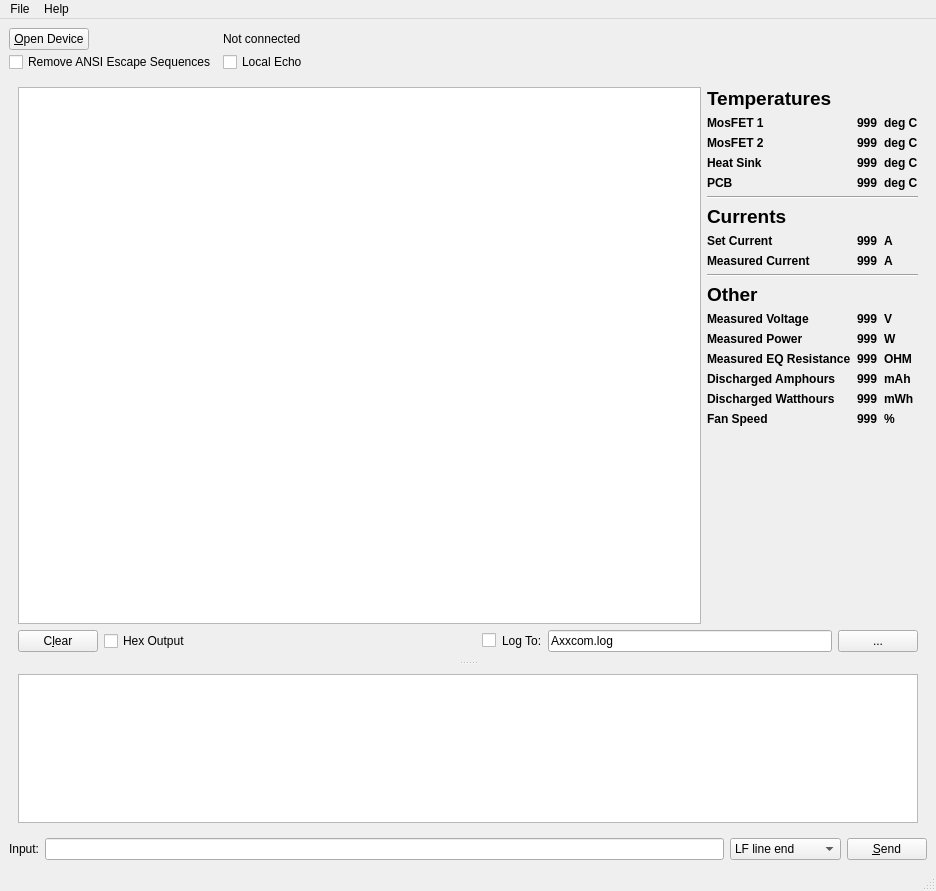
<?xml version="1.0" encoding="UTF-8"?>
<ui version="4.0">
 <class>MainWindow</class>
 <widget class="QMainWindow" name="MainWindow">
  <property name="geometry">
   <rect>
    <x>0</x>
    <y>0</y>
    <width>936</width>
    <height>891</height>
   </rect>
  </property>
  <property name="contextMenuPolicy">
   <enum>Qt::DefaultContextMenu</enum>
  </property>
  <property name="windowTitle">
   <string>Axxcom</string>
  </property>
  <property name="windowIcon">
   <iconset>
    <normaloff>:/icons/32x32/Axxcom.png</normaloff>:/icons/32x32/Axxcom.png</iconset>
  </property>
  <property name="iconSize">
   <size>
    <width>32</width>
    <height>32</height>
   </size>
  </property>
  <widget class="QWidget" name="centralwidget">
   <layout class="QVBoxLayout" name="verticalLayout">
    <item>
     <layout class="QGridLayout" name="gridLayout">
      <property name="leftMargin">
       <number>0</number>
      </property>
      <property name="horizontalSpacing">
       <number>6</number>
      </property>
      <property name="verticalSpacing">
       <number>2</number>
      </property>
      <item row="1" column="1">
       <widget class="QCheckBox" name="echo_input">
        <property name="toolTip">
         <string>Put any input in the output window automatically.</string>
        </property>
        <property name="text">
         <string>Local Echo</string>
        </property>
       </widget>
      </item>
      <item row="0" column="0">
       <widget class="QPushButton" name="btn_open">
        <property name="sizePolicy">
         <sizepolicy hsizetype="Fixed" vsizetype="Fixed">
          <horstretch>0</horstretch>
          <verstretch>0</verstretch>
         </sizepolicy>
        </property>
        <property name="text">
         <string>&amp;Open Device</string>
        </property>
       </widget>
      </item>
      <item row="1" column="0">
       <widget class="QCheckBox" name="remove_escape">
        <property name="toolTip">
         <string>Remove ANSI escape sequences in the output and log.</string>
        </property>
        <property name="text">
         <string>Remove ANSI Escape Sequences</string>
        </property>
       </widget>
      </item>
      <item row="0" column="1">
       <widget class="QLabel" name="serial_str">
        <property name="text">
         <string>Not connected</string>
        </property>
       </widget>
      </item>
     </layout>
    </item>
    <item>
     <widget class="QSplitter" name="splitter">
      <property name="orientation">
       <enum>Qt::Vertical</enum>
      </property>
      <widget class="QFrame" name="frame">
       <property name="frameShape">
        <enum>QFrame::NoFrame</enum>
       </property>
       <property name="frameShadow">
        <enum>QFrame::Plain</enum>
       </property>
       <property name="lineWidth">
        <number>0</number>
       </property>
       <layout class="QGridLayout" name="gridLayout_3">
        <item row="1" column="0">
         <layout class="QHBoxLayout" name="horizontalLayout_4">
          <property name="sizeConstraint">
           <enum>QLayout::SetDefaultConstraint</enum>
          </property>
          <item>
           <widget class="QPlainTextEdit" name="log">
            <property name="sizePolicy">
             <sizepolicy hsizetype="Expanding" vsizetype="Expanding">
              <horstretch>0</horstretch>
              <verstretch>0</verstretch>
             </sizepolicy>
            </property>
            <property name="minimumSize">
             <size>
              <width>300</width>
              <height>0</height>
             </size>
            </property>
            <property name="font">
             <font>
              <family>Monospac821 BT</family>
             </font>
            </property>
            <property name="acceptDrops">
             <bool>false</bool>
            </property>
            <property name="toolTip">
             <string>Output log.</string>
            </property>
            <property name="readOnly">
             <bool>true</bool>
            </property>
           </widget>
          </item>
          <item>
           <layout class="QGridLayout" name="gridLayout_4">
            <property name="leftMargin">
             <number>0</number>
            </property>
            <property name="topMargin">
             <number>0</number>
            </property>
            <item row="12" column="2">
             <widget class="QLabel" name="label_25">
              <property name="font">
               <font>
                <weight>75</weight>
                <bold>true</bold>
               </font>
              </property>
              <property name="text">
               <string>W</string>
              </property>
             </widget>
            </item>
            <item row="8" column="1">
             <widget class="QLabel" name="measuredcurrent_label">
              <property name="font">
               <font>
                <weight>75</weight>
                <bold>true</bold>
               </font>
              </property>
              <property name="text">
               <string>999</string>
              </property>
             </widget>
            </item>
            <item row="15" column="2">
             <widget class="QLabel" name="label_29">
              <property name="font">
               <font>
                <weight>75</weight>
                <bold>true</bold>
               </font>
              </property>
              <property name="text">
               <string>mWh</string>
              </property>
             </widget>
            </item>
            <item row="6" column="0">
             <widget class="QLabel" name="label_16">
              <property name="font">
               <font>
                <pointsize>14</pointsize>
                <weight>75</weight>
                <bold>true</bold>
               </font>
              </property>
              <property name="text">
               <string>Currents</string>
              </property>
             </widget>
            </item>
            <item row="14" column="1">
             <widget class="QLabel" name="discharged_ah_label">
              <property name="font">
               <font>
                <weight>75</weight>
                <bold>true</bold>
               </font>
              </property>
              <property name="text">
               <string>999</string>
              </property>
             </widget>
            </item>
            <item row="7" column="2">
             <widget class="QLabel" name="label_20">
              <property name="font">
               <font>
                <weight>75</weight>
                <bold>true</bold>
               </font>
              </property>
              <property name="text">
               <string>A</string>
              </property>
             </widget>
            </item>
            <item row="16" column="0">
             <widget class="QLabel" name="label_11">
              <property name="font">
               <font>
                <weight>75</weight>
                <bold>true</bold>
               </font>
              </property>
              <property name="text">
               <string>Fan Speed</string>
              </property>
             </widget>
            </item>
            <item row="14" column="0">
             <widget class="QLabel" name="label_22">
              <property name="font">
               <font>
                <weight>75</weight>
                <bold>true</bold>
               </font>
              </property>
              <property name="text">
               <string>Discharged Amphours</string>
              </property>
             </widget>
            </item>
            <item row="2" column="0">
             <widget class="QLabel" name="label_2">
              <property name="font">
               <font>
                <weight>75</weight>
                <bold>true</bold>
               </font>
              </property>
              <property name="text">
               <string>MosFET 2</string>
              </property>
             </widget>
            </item>
            <item row="0" column="0">
             <widget class="QLabel" name="label_6">
              <property name="font">
               <font>
                <pointsize>14</pointsize>
                <weight>75</weight>
                <bold>true</bold>
               </font>
              </property>
              <property name="text">
               <string>Temperatures</string>
              </property>
             </widget>
            </item>
            <item row="12" column="1">
             <widget class="QLabel" name="measuredpower_label">
              <property name="font">
               <font>
                <weight>75</weight>
                <bold>true</bold>
               </font>
              </property>
              <property name="text">
               <string>999</string>
              </property>
             </widget>
            </item>
            <item row="4" column="1">
             <widget class="QLabel" name="pcb_temp_label">
              <property name="font">
               <font>
                <weight>75</weight>
                <bold>true</bold>
               </font>
              </property>
              <property name="text">
               <string>999</string>
              </property>
             </widget>
            </item>
            <item row="16" column="2">
             <widget class="QLabel" name="label_24">
              <property name="font">
               <font>
                <weight>75</weight>
                <bold>true</bold>
               </font>
              </property>
              <property name="text">
               <string>%</string>
              </property>
             </widget>
            </item>
            <item row="12" column="0">
             <widget class="QLabel" name="label_10">
              <property name="font">
               <font>
                <weight>75</weight>
                <bold>true</bold>
               </font>
              </property>
              <property name="text">
               <string>Measured Power</string>
              </property>
             </widget>
            </item>
            <item row="8" column="2">
             <widget class="QLabel" name="label_21">
              <property name="font">
               <font>
                <weight>75</weight>
                <bold>true</bold>
               </font>
              </property>
              <property name="text">
               <string>A</string>
              </property>
             </widget>
            </item>
            <item row="4" column="2">
             <widget class="QLabel" name="label_15">
              <property name="font">
               <font>
                <weight>75</weight>
                <bold>true</bold>
               </font>
              </property>
              <property name="text">
               <string>deg C</string>
              </property>
             </widget>
            </item>
            <item row="2" column="2">
             <widget class="QLabel" name="label_13">
              <property name="font">
               <font>
                <weight>75</weight>
                <bold>true</bold>
               </font>
              </property>
              <property name="text">
               <string>deg C</string>
              </property>
             </widget>
            </item>
            <item row="4" column="0">
             <widget class="QLabel" name="label_5">
              <property name="font">
               <font>
                <weight>75</weight>
                <bold>true</bold>
               </font>
              </property>
              <property name="text">
               <string>PCB</string>
              </property>
             </widget>
            </item>
            <item row="8" column="0">
             <widget class="QLabel" name="label_19">
              <property name="font">
               <font>
                <weight>75</weight>
                <bold>true</bold>
               </font>
              </property>
              <property name="text">
               <string>Measured Current</string>
              </property>
             </widget>
            </item>
            <item row="1" column="1">
             <widget class="QLabel" name="mosfet1_temp_label">
              <property name="font">
               <font>
                <weight>75</weight>
                <bold>true</bold>
               </font>
              </property>
              <property name="text">
               <string>999</string>
              </property>
             </widget>
            </item>
            <item row="11" column="0">
             <widget class="QLabel" name="label_9">
              <property name="font">
               <font>
                <weight>75</weight>
                <bold>true</bold>
               </font>
              </property>
              <property name="text">
               <string>Measured Voltage</string>
              </property>
             </widget>
            </item>
            <item row="15" column="1">
             <widget class="QLabel" name="discharged_wh_label">
              <property name="font">
               <font>
                <weight>75</weight>
                <bold>true</bold>
               </font>
              </property>
              <property name="text">
               <string>999</string>
              </property>
             </widget>
            </item>
            <item row="10" column="0">
             <widget class="QLabel" name="label_8">
              <property name="font">
               <font>
                <pointsize>14</pointsize>
                <weight>75</weight>
                <bold>true</bold>
               </font>
              </property>
              <property name="text">
               <string>Other</string>
              </property>
             </widget>
            </item>
            <item row="5" column="0" colspan="3">
             <widget class="Line" name="line">
              <property name="orientation">
               <enum>Qt::Horizontal</enum>
              </property>
             </widget>
            </item>
            <item row="15" column="0">
             <widget class="QLabel" name="DischargedWatthours">
              <property name="font">
               <font>
                <weight>75</weight>
                <bold>true</bold>
               </font>
              </property>
              <property name="text">
               <string>Discharged Watthours</string>
              </property>
             </widget>
            </item>
            <item row="11" column="2">
             <widget class="QLabel" name="label_17">
              <property name="font">
               <font>
                <weight>75</weight>
                <bold>true</bold>
               </font>
              </property>
              <property name="text">
               <string>V</string>
              </property>
             </widget>
            </item>
            <item row="3" column="2">
             <widget class="QLabel" name="label_14">
              <property name="font">
               <font>
                <weight>75</weight>
                <bold>true</bold>
               </font>
              </property>
              <property name="text">
               <string>deg C</string>
              </property>
             </widget>
            </item>
            <item row="7" column="0">
             <widget class="QLabel" name="label_18">
              <property name="font">
               <font>
                <weight>75</weight>
                <bold>true</bold>
               </font>
              </property>
              <property name="text">
               <string>Set Current</string>
              </property>
             </widget>
            </item>
            <item row="11" column="1">
             <widget class="QLabel" name="measuredvoltage_label">
              <property name="font">
               <font>
                <weight>75</weight>
                <bold>true</bold>
               </font>
              </property>
              <property name="text">
               <string>999</string>
              </property>
             </widget>
            </item>
            <item row="3" column="0">
             <widget class="QLabel" name="label_4">
              <property name="font">
               <font>
                <weight>75</weight>
                <bold>true</bold>
               </font>
              </property>
              <property name="text">
               <string>Heat Sink</string>
              </property>
             </widget>
            </item>
            <item row="16" column="1">
             <widget class="QLabel" name="fanspeed_label">
              <property name="font">
               <font>
                <weight>75</weight>
                <bold>true</bold>
               </font>
              </property>
              <property name="text">
               <string>999</string>
              </property>
             </widget>
            </item>
            <item row="1" column="2">
             <widget class="QLabel" name="label_12">
              <property name="font">
               <font>
                <weight>75</weight>
                <bold>true</bold>
               </font>
              </property>
              <property name="text">
               <string>deg C</string>
              </property>
             </widget>
            </item>
            <item row="7" column="1">
             <widget class="QLabel" name="setcurrent_label">
              <property name="font">
               <font>
                <weight>75</weight>
                <bold>true</bold>
               </font>
              </property>
              <property name="text">
               <string>999</string>
              </property>
             </widget>
            </item>
            <item row="9" column="0" colspan="3">
             <widget class="Line" name="line_2">
              <property name="orientation">
               <enum>Qt::Horizontal</enum>
              </property>
             </widget>
            </item>
            <item row="1" column="0">
             <widget class="QLabel" name="label">
              <property name="font">
               <font>
                <weight>75</weight>
                <bold>true</bold>
               </font>
              </property>
              <property name="text">
               <string>MosFET 1</string>
              </property>
             </widget>
            </item>
            <item row="17" column="0">
             <spacer name="verticalSpacer">
              <property name="orientation">
               <enum>Qt::Vertical</enum>
              </property>
              <property name="sizeHint" stdset="0">
               <size>
                <width>20</width>
                <height>40</height>
               </size>
              </property>
             </spacer>
            </item>
            <item row="3" column="1">
             <widget class="QLabel" name="heatsink_temp_label">
              <property name="font">
               <font>
                <weight>75</weight>
                <bold>true</bold>
               </font>
              </property>
              <property name="text">
               <string>999</string>
              </property>
             </widget>
            </item>
            <item row="2" column="1">
             <widget class="QLabel" name="mosfet2_temp_label">
              <property name="font">
               <font>
                <weight>75</weight>
                <bold>true</bold>
               </font>
              </property>
              <property name="text">
               <string>999</string>
              </property>
             </widget>
            </item>
            <item row="14" column="2">
             <widget class="QLabel" name="label_26">
              <property name="font">
               <font>
                <weight>75</weight>
                <bold>true</bold>
               </font>
              </property>
              <property name="text">
               <string>mAh</string>
              </property>
             </widget>
            </item>
            <item row="13" column="0">
             <widget class="QLabel" name="label_23">
              <property name="font">
               <font>
                <weight>75</weight>
                <bold>true</bold>
               </font>
              </property>
              <property name="text">
               <string>Measured EQ Resistance</string>
              </property>
             </widget>
            </item>
            <item row="13" column="1">
             <widget class="QLabel" name="measured_eq_resistance_label">
              <property name="font">
               <font>
                <weight>75</weight>
                <bold>true</bold>
               </font>
              </property>
              <property name="text">
               <string>999</string>
              </property>
             </widget>
            </item>
            <item row="13" column="2">
             <widget class="QLabel" name="label_28">
              <property name="font">
               <font>
                <weight>75</weight>
                <bold>true</bold>
               </font>
              </property>
              <property name="text">
               <string>OHM</string>
              </property>
             </widget>
            </item>
           </layout>
          </item>
         </layout>
        </item>
        <item row="3" column="0">
         <layout class="QHBoxLayout" name="horizontalLayout_3">
          <property name="sizeConstraint">
           <enum>QLayout::SetDefaultConstraint</enum>
          </property>
          <item>
           <widget class="QPushButton" name="btn_clear">
            <property name="toolTip">
             <string>Clear output log window.</string>
            </property>
            <property name="text">
             <string>C&amp;lear</string>
            </property>
           </widget>
          </item>
          <item>
           <widget class="QCheckBox" name="output_hex">
            <property name="text">
             <string>Hex Output</string>
            </property>
           </widget>
          </item>
          <item>
           <layout class="QHBoxLayout" name="horizontalLayout_2">
            <item>
             <spacer name="horizontalSpacer">
              <property name="orientation">
               <enum>Qt::Horizontal</enum>
              </property>
              <property name="sizeHint" stdset="0">
               <size>
                <width>40</width>
                <height>10</height>
               </size>
              </property>
             </spacer>
            </item>
            <item>
             <widget class="QCheckBox" name="enable_log">
              <property name="toolTip">
               <string>Enable logging to file.</string>
              </property>
              <property name="text">
               <string/>
              </property>
             </widget>
            </item>
            <item>
             <widget class="QLabel" name="label_7">
              <property name="text">
               <string>Log To:</string>
              </property>
             </widget>
            </item>
            <item>
             <widget class="QLineEdit" name="log_file">
              <property name="toolTip">
               <string>Log file path.</string>
              </property>
              <property name="text">
               <string>Axxcom.log</string>
              </property>
             </widget>
            </item>
            <item>
             <widget class="QPushButton" name="btn_open_log">
              <property name="toolTip">
               <string>Select log file.</string>
              </property>
              <property name="text">
               <string>...</string>
              </property>
             </widget>
            </item>
           </layout>
          </item>
         </layout>
        </item>
       </layout>
      </widget>
      <widget class="QFrame" name="frame_2">
       <property name="sizePolicy">
        <sizepolicy hsizetype="Preferred" vsizetype="Preferred">
         <horstretch>0</horstretch>
         <verstretch>0</verstretch>
        </sizepolicy>
       </property>
       <property name="maximumSize">
        <size>
         <width>16777215</width>
         <height>167</height>
        </size>
       </property>
       <property name="frameShape">
        <enum>QFrame::NoFrame</enum>
       </property>
       <property name="frameShadow">
        <enum>QFrame::Plain</enum>
       </property>
       <property name="lineWidth">
        <number>0</number>
       </property>
       <layout class="QGridLayout" name="gridLayout_2">
        <item row="0" column="0">
         <widget class="QListWidget" name="history">
          <property name="maximumSize">
           <size>
            <width>16777215</width>
            <height>16777215</height>
           </size>
          </property>
          <property name="toolTip">
           <string>Input history</string>
          </property>
         </widget>
        </item>
       </layout>
      </widget>
     </widget>
    </item>
    <item>
     <layout class="QHBoxLayout" name="horizontalLayout">
      <property name="sizeConstraint">
       <enum>QLayout::SetMaximumSize</enum>
      </property>
      <item>
       <widget class="QLabel" name="label_3">
        <property name="text">
         <string>Input:</string>
        </property>
       </widget>
      </item>
      <item>
       <widget class="QLineEdit" name="input">
        <property name="toolTip">
         <string/>
        </property>
       </widget>
      </item>
      <item>
       <widget class="QComboBox" name="line_end">
        <property name="toolTip">
         <string>Select line ending type to append.</string>
        </property>
        <item>
         <property name="text">
          <string>LF line end</string>
         </property>
        </item>
        <item>
         <property name="text">
          <string>CR line end</string>
         </property>
        </item>
        <item>
         <property name="text">
          <string>CR/LF line end</string>
         </property>
        </item>
        <item>
         <property name="text">
          <string>LF/CR line end</string>
         </property>
        </item>
        <item>
         <property name="text">
          <string>No line end</string>
         </property>
        </item>
        <item>
         <property name="text">
          <string>Hex</string>
         </property>
        </item>
       </widget>
      </item>
      <item>
       <widget class="QPushButton" name="btn_send">
        <property name="toolTip">
         <string>Send the input.</string>
        </property>
        <property name="text">
         <string>&amp;Send</string>
        </property>
       </widget>
      </item>
     </layout>
    </item>
   </layout>
  </widget>
  <widget class="QMenuBar" name="menubar">
   <property name="geometry">
    <rect>
     <x>0</x>
     <y>0</y>
     <width>936</width>
     <height>21</height>
    </rect>
   </property>
   <widget class="QMenu" name="menuAbout">
    <property name="title">
     <string>File</string>
    </property>
    <addaction name="actionQuit"/>
   </widget>
   <widget class="QMenu" name="menuHelp">
    <property name="title">
     <string>Help</string>
    </property>
    <addaction name="actionAbout"/>
   </widget>
   <addaction name="menuAbout"/>
   <addaction name="menuHelp"/>
  </widget>
  <widget class="QStatusBar" name="statusbar"/>
  <action name="actionQuit">
   <property name="text">
    <string>Quit</string>
   </property>
  </action>
  <action name="actionAbout">
   <property name="text">
    <string>About</string>
   </property>
  </action>
 </widget>
 <resources>
  <include location="res/Axxcom.qrc"/>
 </resources>
 <connections/>
</ui>
